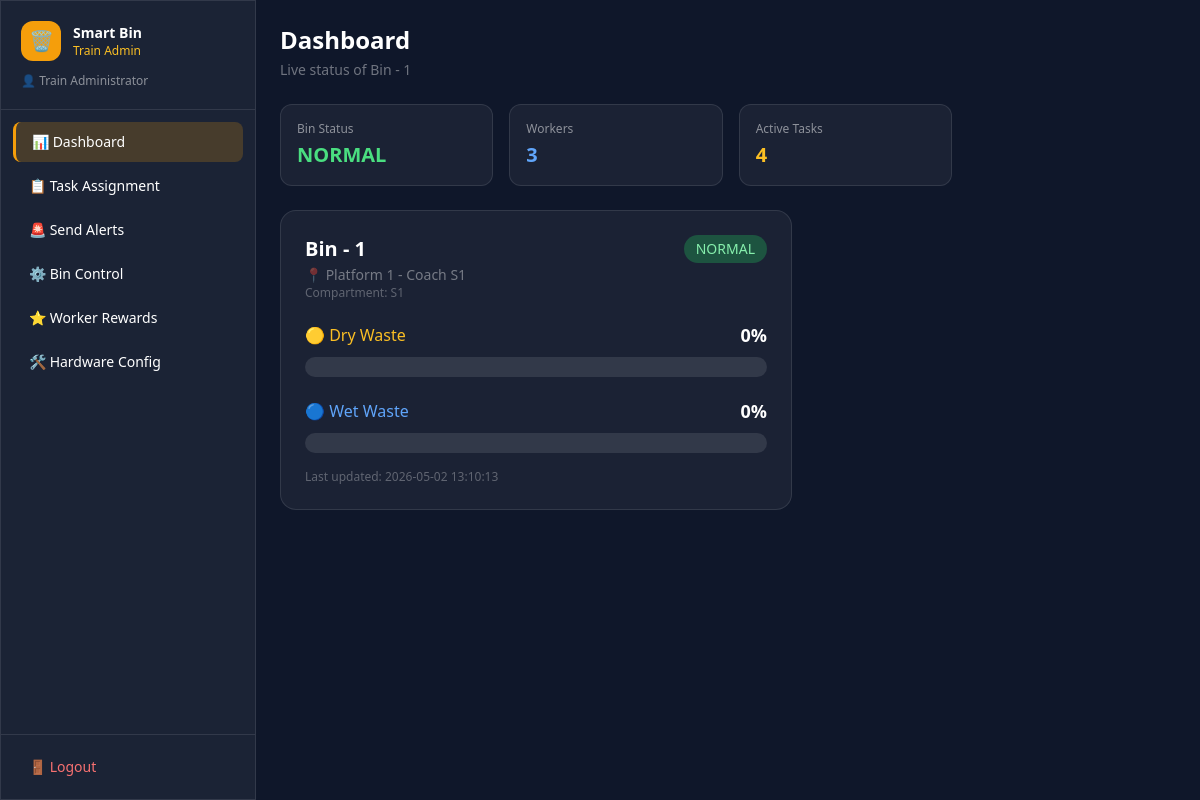
Screenshot of /train-admin (signed in) with the database file from the repository.
### tables this page shows
CREATE TABLE bins (
            id INTEGER PRIMARY KEY AUTOINCREMENT,
            bin_name TEXT NOT NULL,
            location TEXT NOT NULL,
            compartment TEXT NOT NULL,
            dry_level INTEGER DEFAULT 0 CHECK(dry_level BETWEEN 0 AND 100),
            wet_level INTEGER DEFAULT 0 CHECK(wet_level BETWEEN 0 AND 100),
            status TEXT DEFAULT 'normal' CHECK(status IN ('normal', 'full', 'maintenance')),
            last_updated TIMESTAMP DEFAULT CURRENT_TIMESTAMP
        , human_dist INTEGER DEFAULT 0);

### app.py (the view)
@app.route("/train-admin")
def train_admin_dashboard():
    if not login_required("train_admin"):
        return redirect(url_for("login"))
    db      = get_db()
    bin_row = db.execute("SELECT * FROM bins WHERE id=1").fetchone()
    workers = db.execute("SELECT * FROM workers ORDER BY name").fetchall()
    tasks   = db.execute("""
        SELECT t.*, w.name as worker_name, b.bin_name, b.location
        FROM tasks t JOIN workers w ON t.worker_id=w.id
        JOIN bins b ON t.bin_id=b.id
        ORDER BY t.created_at DESC
    """).fetchall()
    alerts  = db.execute("SELECT * FROM alerts ORDER BY created_at DESC LIMIT 20").fetchall()
    bin_config = db.execute("SELECT * FROM bin_config WHERE bin_id=1").fetchone()
    db.close()
    return render_template("train_admin.html",
        bin=bin_row, workers=workers, tasks=tasks, alerts=alerts, name=session["name"], bin_config=bin_config)

### app.py (called while the page is built)
def login_required(role=None):
    if "user_id" not in session:
        return False
    if role and session.get("role") != role:
        return False
    return True

### database.py (called while the page is built)
def get_db():
    conn = sqlite3.connect(DB_NAME)
    conn.row_factory = sqlite3.Row
    return conn

### templates/train_admin.html (shortened to what this page needs)
<!DOCTYPE html>
<html lang="en">
<head>
  <script src="https://cdn.tailwindcss.com"></script>
</head>
<body class="min-h-screen text-white flex">
  <aside class="w-64 min-h-screen glass flex-shrink-0 flex flex-col">
    <div class="p-5 border-b border-white/10">
      <div class="flex items-center gap-3">
        <div class="w-10 h-10 bg-amber-500 rounded-xl flex items-center justify-center text-xl">🗑️</div>
        <div><p class="font-bold text-sm">Smart Bin</p><p class="text-amber-400 text-xs">Train Admin</p></div>
      </div>
      <p class="text-white/50 text-xs mt-3">👤 {{ name }}</p>
    </div>
    <nav class="flex-1 p-3 space-y-1">
      <button onclick="showSection('dashboard')" id="nav-dashboard" class="sidebar-item active w-full text-left px-4 py-2.5 rounded-lg text-sm flex items-center gap-3">📊 Dashboard</button>
      <button onclick="showSection('tasks')"     id="nav-tasks"     class="sidebar-item w-full text-left px-4 py-2.5 rounded-lg text-sm flex items-center gap-3">📋 Task Assignment</button>
      <button onclick="showSection('alerts')"    id="nav-alerts"    class="sidebar-item w-full text-left px-4 py-2.5 rounded-lg text-sm flex items-center gap-3">🚨 Send Alerts</button>
      <button onclick="showSection('control')"   id="nav-control"   class="sidebar-item w-full text-left px-4 py-2.5 rounded-lg text-sm flex items-center gap-3">⚙️ Bin Control</button>
      <button onclick="showSection('rewards')"   id="nav-rewards"   class="sidebar-item w-full text-left px-4 py-2.5 rounded-lg text-sm flex items-center gap-3">⭐ Worker Rewards</button>
      <button onclick="showSection('settings')"  id="nav-settings"  class="sidebar-item w-full text-left px-4 py-2.5 rounded-lg text-sm flex items-center gap-3">🛠️ Hardware Config</button>
    </nav>
    <div class="p-3 border-t border-white/10">
      <a href="/logout" class="flex items-center gap-2 px-4 py-2.5 rounded-lg text-sm text-red-400 hover:bg-red-500/10 transition">🚪 Logout</a>
    </div>
  </aside>
  <main class="flex-1 p-6 overflow-y-auto">
    <div id="section-dashboard" class="section active">
      <h2 class="text-2xl font-bold mb-1">Dashboard</h2>
      <p class="text-white/40 text-sm mb-6">Live status of Bin - 1</p>
      <div class="grid grid-cols-3 gap-4 mb-6 max-w-2xl">
        <div class="glass rounded-xl p-4">
          <p class="text-white/50 text-xs mb-1">Bin Status</p>
          <p class="text-xl font-bold {% if bin.status=='full' %}text-red-400{% elif bin.status=='maintenance' %}text-yellow-400{% else %}text-green-400{% endif %}">{{ bin.status|upper }}</p>
        </div>
        <div class="glass rounded-xl p-4">
          <p class="text-white/50 text-xs mb-1">Workers</p>
          <p class="text-xl font-bold text-blue-400">{{ workers|length }}</p>
        </div>
        <div class="glass rounded-xl p-4">
          <p class="text-white/50 text-xs mb-1">Active Tasks</p>
          <p class="text-xl font-bold text-amber-400">{{ tasks|selectattr('status','ne','completed')|list|length }}</p>
        </div>
      </div>
      <div id="bin-card" class="glass rounded-2xl p-6 max-w-lg {% if bin.status=='full' %}bin-full-glow{% endif %}">
        <div class="flex justify-between items-start mb-5">
          <div>
            <p class="text-xl font-bold">{{ bin.bin_name }}</p>
            <p class="text-white/40 text-sm mt-0.5">📍 {{ bin.location }}</p>
            <p class="text-white/30 text-xs">Compartment: {{ bin.compartment }}</p>
          </div>
          <span id="bin-status-badge" class="text-sm px-3 py-1 rounded-full font-medium {% if bin.status=='full' %}bg-red-500/30 text-red-300{% elif bin.status=='maintenance' %}bg-yellow-500/30 text-yellow-300{% else %}bg-green-500/30 text-green-300{% endif %}">
            {{ bin.status|upper }}
          </span>
        </div>
        <div class="mb-5">
          <div class="flex justify-between items-center mb-2">
            <span class="text-amber-400 font-medium">🟡 Dry Waste</span>
            <span id="dry-pct" class="text-lg font-bold">{{ bin.dry_level }}%</span>
          </div>
          <div class="w-full bg-white/10 rounded-full h-5">
          </div>
        </div>
        <div class="mb-4">
          <div class="flex justify-between items-center mb-2">
            <span class="text-blue-400 font-medium">🔵 Wet Waste</span>
            <span id="wet-pct" class="text-lg font-bold">{{ bin.wet_level }}%</span>
          </div>
          <div class="w-full bg-white/10 rounded-full h-5">
          </div>
        </div>
        <p class="text-white/30 text-xs">Last updated: <span id="last-updated">{{ bin.last_updated }}</span></p>
      </div>
    </div>
  </main>
</body>
</html>

### templates/train_admin.html (style rules this page uses)
body { background: #0f172a; }
.glass { background: rgba(255,255,255,0.05); border: 1px solid rgba(255,255,255,0.1); }
.sidebar-item.active { background: rgba(245,158,11,0.2); border-left: 3px solid #f59e0b; }
.section { display: none; }
.section.active { display: block; }

### rows the page displays
bins: status "NORMAL", bin_name "Bin - 1", location "Platform 1 - Coach S1", compartment "S1", dry_level "0", wet_level "0", last_updated "2026-05-02 13:10:13"

### other values shown
{{ name }} "Train Administrator"
{{ workers|length }} "3"
{{ tasks|selectattr('status','ne','completed')|list|length }} "4"
